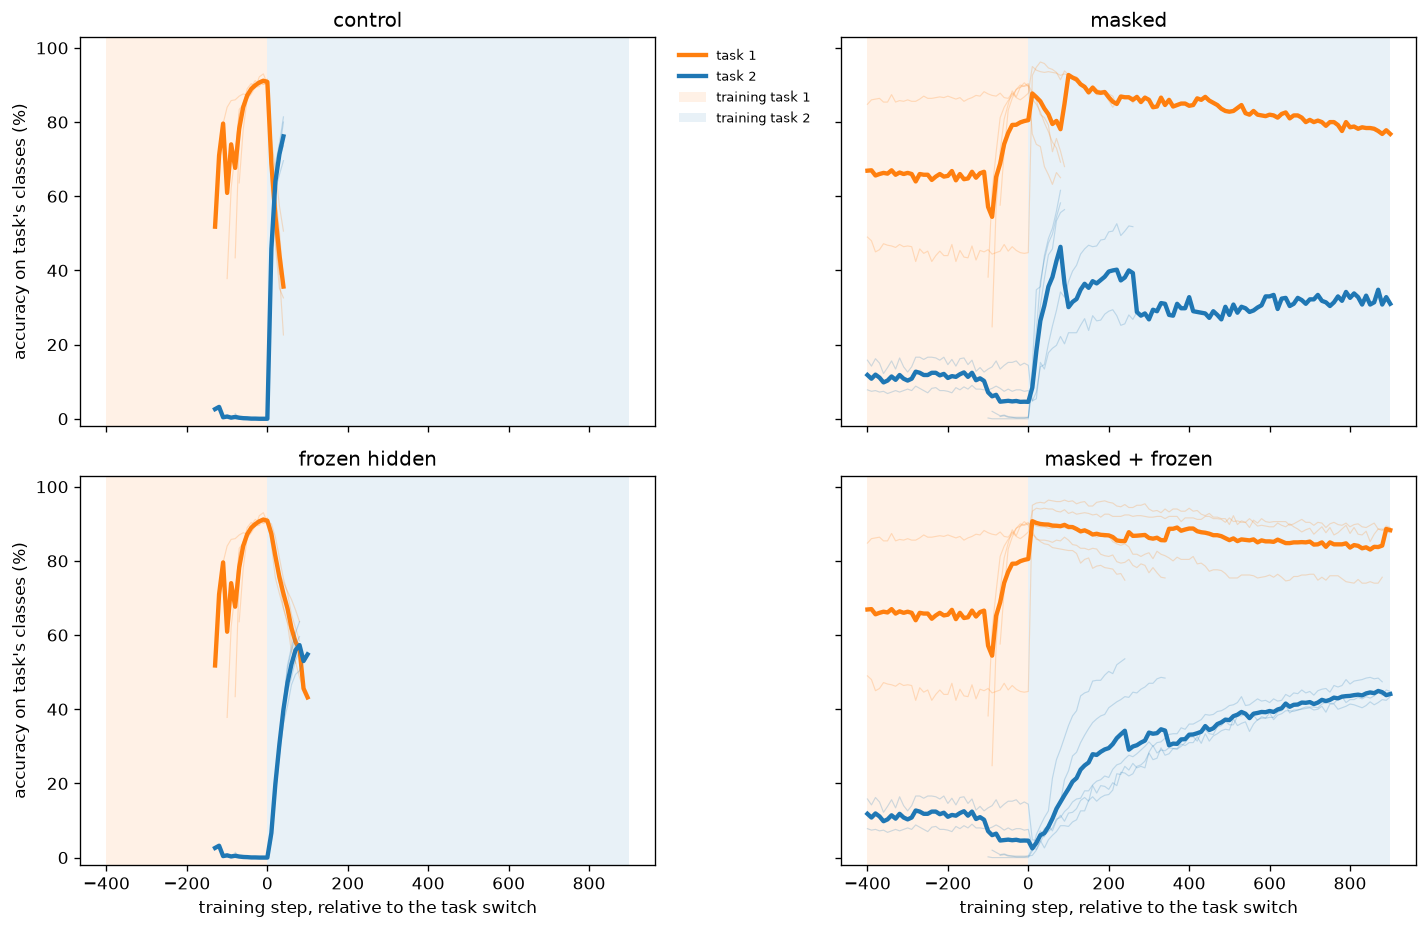

Generate this figure with Python:
"""How much of task 1 survives at the moment task 2 has been learned to a fixed standard?

Slide 7. This is script 42 with ONE thing changed: task 2 stops when it reaches an accuracy
threshold, instead of running a fixed budget until it saturates. Both scripts are kept, because
the pair is the argument.

WHY THE PAIR IS THE ARGUMENT
    42 trained task 2 for a fixed 2000 updates -- long enough for it to saturate. By then every
    condition without masking has fallen to zero, so the comparison had no dynamic range left
    and reported that freezing the hidden layer recovers NOTHING. That is false. Read the same
    runs 50 updates after the switch and freezing holds 78.9% against the control's 47.6%, and
    it doubles the half-life. The effect was always there; the measurement destroyed it.

    This is not a small methodological point. In 2x5 Class-IL every condition eventually reaches
    zero, so FINAL RETENTION CANNOT RANK ANYTHING. Whatever is compared has to be measured at a
    matched, defined moment, and "when task 2 reaches accuracy T" is that moment: it is the point
    at which each condition has learned the new task equally well, so retention is not being
    confounded with simply having learned less.

WHY RETENTION ALONE IS STILL NOT ENOUGH, AND WHAT ELSE IS REPORTED
    Freezing the hidden layer keeps task 1 partly by refusing to learn task 2 properly. That is
    a TRADE, not a win, and a retention number cannot tell the two apart. So this also reports:

      trajectory (task-1 accuracy against task-2 accuracy)   the shape of the trade, time removed
      crossover height                                       were both held at once
      half-life                                              how fast task 1 falls
      final retention                                        reported, and expected to be ~0 for
                                                             every condition -- shown so it is
                                                             visibly useless rather than quietly
                                                             load-bearing

    These are the base metrics the rest of the project uses. They are introduced here, on
    backprop with simple interventions, so that when four learning rules arrive the instruments
    are already familiar and the argument is about the rules rather than about measurement.

WHAT THIS CAN AND CANNOT SETTLE
    It CAN show that stabilising the hidden representation changes retention at matched
    competence, i.e. that there is something for a learning rule to act on.
    It CANNOT show that any actual rule achieves that -- masking and freezing are hard
    interventions, not learning rules. That is script 44.

Deviation from the protocol (§2): backprop only, plus the two interventions. H from script 41.
"""
import sys
from pathlib import Path

ROOT = Path(__file__).resolve().parents[1]
sys.path.insert(0, str(ROOT))                      # make `src` importable from anywhere

import numpy as np
import matplotlib.pyplot as plt

from src.protocol import PROTOCOL, load, build, replace, figure_path, array_path
from src.runner import run_classil
from src.probes import live_ncm_fn, prototype_images
from src.metrics import crossover, half_life, value_when, area_retained
from src.plotting import plot_learning_curves, plot_trajectory

# ---------------------------------------------------------------- settings
T1_THRESHOLD = 0.90     # task 1 is trained to competence before task 2 starts
T2_THRESHOLD = 0.50     # the matched standard task 2 must reach. See note below.
STOP_PATIENCE = 3
CAP1, CAP2 = 3000, 3000
EVAL_EVERY = 10
SEEDS = 5
TASK_COLORS = ["tab:orange", "tab:blue"]

# T2_THRESHOLD is 0.50 and not higher for a reason worth stating. Accuracy is measured by argmax
# over all ten units, and under a MASKED loss the task-1 units are never pushed down, so they go
# on competing for the argmax and task 2 tops out near 55%. A threshold above that would never be
# reached by the masked conditions and the comparison would silently become "the two conditions
# that finished, measured against two that were capped". 0.50 is reachable by all four.

cap = np.load(array_path(str(ROOT / "experiments" / "41_capacity_vs_hidden_width.py")))
HIDDEN, CEILING = int(cap["chosen"]), float(cap["acc_class_il"].mean(1).max())
print(f"H = {HIDDEN} from script 41 (joint ceiling {CEILING:.1f}%)\n")

CONDITIONS = {"control": (False, False), "masked": (True, False),
              "frozen hidden": (False, True), "masked + frozen": (True, True)}

base = replace(PROTOCOL, hidden=HIDDEN, eval_every=EVAL_EVERY, seeds=SEEDS,
               stop_threshold=[T1_THRESHOLD, T2_THRESHOLD], stop_patience=STOP_PATIENCE,
               max_iters_per_task=[CAP1, CAP2])

# ---------------------------------------------------------------- run
data = load(base)
runs = {c: [] for c in CONDITIONS}          # per-seed dicts, since lengths differ per run

for name, (mask, freeze) in CONDITIONS.items():
    for seed in range(SEEDS):
        proto = replace(base, mask=mask)
        tasks = proto.tasks(seed)
        handle = {}
        train_step, predict = build(proto, "backprop", seed, handle=handle)
        px, py = prototype_images(data.train, data.class_idx, sorted(tasks[0] + tasks[1]),
                                  per_class=50, device=proto.device, seed=seed)

        def on_task_end(ti, step, _f=freeze, _h=handle):
            if ti == 0 and _f:
                _h["freeze"].update({"W1", "b1"})   # freeze at the SWITCH, after task 1 is learned

        out = run_classil(
            train_step, predict, tasks, data.train, data.class_idx,
            report_eval=data.report_eval, stop_eval=data.stop_eval,
            readouts={"argmax": predict, "ncm": live_ncm_fn(handle["features"], px, py)},
            max_iters_per_task=[CAP1, CAP2], batch=proto.batch, eval_every=EVAL_EVERY,
            device=proto.device, data_seed=seed,
            stop_threshold=[T1_THRESHOLD, T2_THRESHOLD], stop_patience=STOP_PATIENCE,
            on_task_end=on_task_end,
        )
        runs[name].append(out)
    r = runs[name]
    print(f"  {name:16s} reached task2 threshold: {sum(o['reached'][1] for o in r)}/{SEEDS}"
          f"   task-2 block length {np.mean([o['switches'][1]-o['switches'][0] for o in r]):6.0f}"
          f" updates")

# ---------------------------------------------------------------- metrics at the matched moment
print(f"\n  measured when task 2 first holds >= {T2_THRESHOLD:.0%} for {STOP_PATIENCE} evals\n")
print(f"  {'condition':16s} {'task1 kept':>11s} {'task2':>7s} {'crossover':>10s} "
      f"{'half-life':>10s} {'area':>7s} {'final t1':>9s} {'NCM t1':>7s}")

summary = {}
for name in CONDITIONS:
    rows = []
    for o in runs[name]:
        s, c = o["steps"], o["curves"]["argmax"] * 100
        sw = o["switches"][0]
        peak = c[:int(np.argmin(np.abs(s - sw))) + 1, 0].max()
        rows.append(dict(
            kept=value_when(s, c[:, 1], T2_THRESHOLD * 100, c[:, 0], after=sw,
                            patience=STOP_PATIENCE),
            t2=c[-1, 1],
            xh=crossover(s, c[:, 0], c[:, 1], after=sw)[1],
            hl=half_life(s, c[:, 0], after=sw, peak=peak),
            area=area_retained(s, c[:, 0], after=sw, peak=peak) * 100,
            final=c[-1, 0],
            ncm=o["curves"]["ncm"][-1, 0] * 100,
        ))
    def col(k):
        v = [r[k] for r in rows if r[k] is not None and np.isfinite(r[k])]
        return float(np.mean(v)) if v else float("nan")

    agg = {k: col(k) for k in rows[0]}
    agg["n_crossed"] = sum(1 for r in rows if r["xh"] is not None and np.isfinite(r["xh"]))
    summary[name] = agg
    # A NaN crossover is not a failed calculation: it means the two curves NEVER CROSSED, i.e.
    # task 1 stayed above task 2 throughout. Under masking that is exactly what happens, and it
    # is the strongest single statement the metric can make.
    xh = f"{agg['xh']:8.1f}%" if agg["n_crossed"] else "   never"
    hl = f"{agg['hl']:10.0f}" if np.isfinite(agg["hl"]) else "     never"
    print(f"  {name:16s} {agg['kept']:10.1f}% {agg['t2']:6.1f}% {xh} "
          f"{hl} {agg['area']:6.1f}% {agg['final']:8.1f}% {agg['ncm']:6.1f}%")

# ---------------------------------------------------------------- figures
# Every run stops when ITS task 2 is competent, so runs have different lengths and different
# switch points -- the control's task-2 block is ~38 updates, the masked one's ~700. Plotted on
# a shared absolute axis the short conditions are compressed into the left edge and unreadable.
# So the x axis is UPDATES RELATIVE TO THE TASK SWITCH: every run has its switch at x = 0, and
# negative x is task-1 training. This is the only axis on which the four panels are comparable.
names = list(CONDITIONS)
LO, HI = -400, 900
grid = np.arange(LO, HI + EVAL_EVERY, EVAL_EVERY)
padded = {}
for n in names:
    A = np.full((SEEDS, len(grid), 2), np.nan)
    for i, o in enumerate(runs[n]):
        rel = np.asarray(o["steps"]) - o["switches"][0]
        for j, r in enumerate(rel):
            k = int(round((r - LO) / EVAL_EVERY))
            if 0 <= k < len(grid):
                A[i, k] = o["curves"]["argmax"][j]
    padded[n] = A
steps = grid

plot_learning_curves(
    grid, padded, names, figure_path(__file__),
    blocks=[(LO, 0, 0), (0, HI, 1)], ncols=2,
    task_colors=TASK_COLORS, task_labels=["task 1", "task 2"],
    xlabel="training step, relative to the task switch",
    legend_kw=dict(loc="upper left", bbox_to_anchor=(1.02, 1), frameon=False),
)

# Each seed is drawn on its own. A MEAN trajectory would be meaningless here: the runs stop at
# different times, so averaging position at eval index i averages runs that are at different
# points of their own path. src.plotting.plot_trajectory assumes equal-length runs, which is
# true under a fixed budget and false under accuracy stopping.
figt, axt = plt.subplots(1, 4, figsize=(18, 4.4), sharex=True, sharey=True)
for ax, n in zip(axt, names):
    for i, o in enumerate(runs[n]):
        c = o["curves"]["argmax"] * 100
        sw = int(np.argmin(np.abs(o["steps"] - o["switches"][0])))
        ax.plot(c[sw:, 0], c[sw:, 1], lw=1.2, alpha=0.75, color="tab:purple")
        ax.plot(c[-1, 0], c[-1, 1], "o", color="k", ms=5)
    T = T2_THRESHOLD * 100
    ax.plot([100, 0], [0, 100], color="gray", ls=":", lw=1)
    ax.axhline(T, color="tab:blue", ls="--", lw=1)
    ax.plot([100], [T], marker="*", color="tab:green", ms=14, ls="none")
    ax.set_title(n)
    ax.set_xlabel("task 1 accuracy (%)")
    ax.set_xlim(-2, 102); ax.set_ylim(-2, 102); ax.grid(alpha=0.2)
axt[0].set_ylabel("task 2 accuracy (%)")
figt.suptitle("The trade-off with time removed — each line is one seed, from the task switch onward.\n"
              f"Rightward along the {T2_THRESHOLD:.0%} line = task 2 learned while task 1 kept. "
              "Black dot = where the run stopped.")
figt.tight_layout()
figt.savefig(figure_path(__file__, "trajectory"), dpi=120, bbox_inches="tight")

np.savez(array_path(__file__), steps=np.asarray(grid), switch=0, hidden=HIDDEN,
         t1_threshold=T1_THRESHOLD, t2_threshold=T2_THRESHOLD,
         **{f"argmax_{n}": padded[n] for n in names},
         **{f"{k}_{n}": summary[n][k] for n in names for k in summary[n]})
print(f"\nsaved {figure_path(__file__)}\nsaved {figure_path(__file__, 'trajectory')}"
      f"\nsaved {array_path(__file__)}")
